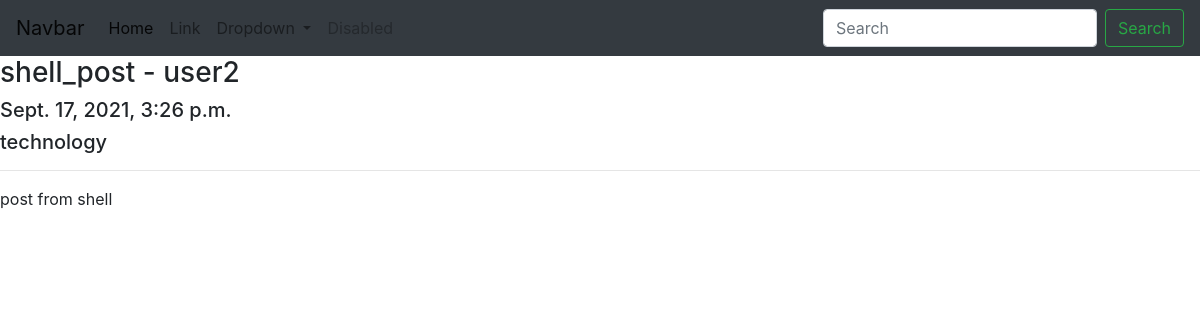
Page /article/5 on the committed database.
### Post/models.py (models this page shows, shortened)
class Post(models.Model):
    Title = models.CharField(max_length=100)
    Author = models.OneToOneField(User, on_delete=models.CASCADE)
    Contents = models.TextField()
    Created_on = models.DateTimeField(auto_now_add=True)
    Postcategory = models.ForeignKey(Category, on_delete=models.CASCADE, default=1)
    class Meta:
        ordering =["-Created_on"]

class Category(models.Model):
    Category_name = models.CharField(max_length=50)
    Description = models.TextField()
    def __str__(self):
        return self.Category_name

### Post/views.py (the view)
# urls.py: path("article/<int:pk>",PostDetailsView.as_view() ,name="post_details_path"),
class PostDetailsView(DetailView):
    model = Post
    template_name="post_details.html"

### templates/post_details.html (shortened to what this page needs)
{% extends "base.html"%}
{% block maincontents%}
<div class="container-fruid ">
    <h3>{{ post.Title }} - {{ post.Author }}</h3>
    <h5>{{ post.Created_on }}</h5>
    <h5>{{ post.Postcategory }}</h5>
    <hr>
    {{ post.Contents }}<br>
</div>
{% endblock %}

### rows in the picture
Post: Title "shell_post", Author "user2", Created_on "Sept. 17, 2021, 3:26 p.m.", Postcategory "technology", Contents "post from shell"
